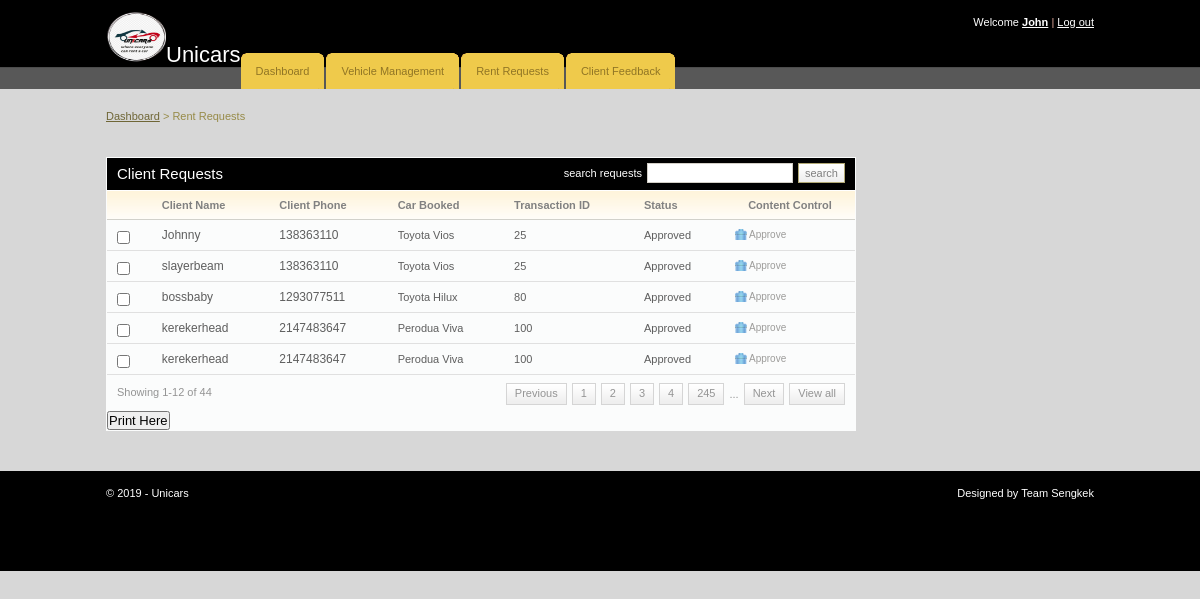
Screenshot of /renter/client_requests.php (signed in) with the database file from the repository.
### tables this page shows
CREATE TABLE `client` (
  `client_id` int(11) NOT NULL,
  `uname` varchar(255) NOT NULL,
  `email` varchar(255) NOT NULL,
  `pass` varchar(11) NOT NULL,
  `phone` int(11) NOT NULL,
  `location` varchar(255) NOT NULL,
  `gender` varchar(255) NOT NULL,
  `car_id` int(11) NOT NULL,
  `status` varchar(255) NOT NULL,
  `OTP` int(4) NOT NULL,
  `fullname` text NOT NULL,
  `transaction_id` varchar(255) NOT NULL,
  `Acc_Balance` int(11) NOT NULL,
  `dtime` varchar(255) NOT NULL,
  `hours` int(255) NOT NULL
);

CREATE TABLE `cars` (
  `car_id` int(11) NOT NULL,
  `car_name` varchar(255) NOT NULL,
  `car_type` enum('hatchback','sedan','pickup','SUV','MPV','others') DEFAULT NULL,
  `image` text NOT NULL,
  `hire_cost` int(11) NOT NULL,
  `capacity` int(11) NOT NULL,
  `status` varchar(255) NOT NULL
);

### renter/client_requests.php (the view, shortened to what this page needs)
<!DOCTYPE html PUBLIC "-//W3C//DTD XHTML 1.0 Transitional//EN" "http://www.w3.org/TR/xhtml1/DTD/xhtml1-transitional.dtd">
<html xmlns="http://www.w3.org/1999/xhtml">
<head>
	<link rel="stylesheet" href="css/style.css" type="text/css" media="all" />
</head>
<body>
<div id="header">
	<div class="shell">
		<?php
			include 'menu.php';
		?>
	</div>
</div>
<div id="container">
	<div class="shell">
		<div class="small-nav">
			<a href="index.php">Dashboard</a>
			<span>&gt;</span>
			Rent Requests
		</div>
		<br />
		<div id="main">
			<div id="content">
				<div class="box">
					<div class="box-head">
						<h2 class="left">Client Requests</h2>
						<div class="right">
							<label>search requests</label>
							<input type="text" class="field small-field" />
							<input type="submit" class="button" value="search" />
						</div>
					</div>
					<div class="table">
						<table width="100%" border="0" cellspacing="0" cellpadding="0">
							<tr>
								<th></th>
								<th>Client Name</th>
								<th>Client Phone</th>
								<th>Car Booked</th>
								<th>Transaction ID</th>
								<th>Status</th>
								<th width="110" class="ac">Content Control</th>
							</tr>
							<?php
								include '../includes/config.php';
								$select = "SELECT client.client_id,client.uname,client.phone,cars.car_name,cars.hire_cost,client.status FROM client JOIN cars ON client.car_id=cars.car_id";
								$result = $conn->query($select);
								while($row = $result->fetch_assoc()){
							?>
							<tr>
								<td><input type="checkbox" class="checkbox" /></td>
								<td><h3><?php echo $row['uname'] ?></a></h3></td>
								<td><h3><?php echo $row['phone'] ?></a></h3></td>
								<td><?php echo $row['car_name'] ?></td>
								<td><?php echo $row['hire_cost'] ?></a></td>
								<td><?php echo $row['status'] ?></a></td>
								<td><a href="javascript:sureToApprove(<?php echo $row['client_id'];?>)" class="ico del">Approve</a></td>
							</tr>
							<?php
								}
							?>
						</table>
						<div class="pagging">
							<div class="left">Showing 1-12 of 44</div>
							<div class="right">
								<a href="#">Previous</a>
								<a href="#">1</a>
								<a href="#">2</a>
								<a href="#">3</a>
								<a href="#">4</a>
								<a href="#">245</a>
								<span>...</span>
								<a href="#">Next</a>
								<a href="#">View all</a>
							</div>
						</div>
					</div>
					<h2><input type="submit" onclick="window.print()" value="Print Here" /></h2>
				</div>
			</div>
		</div>
	</div>
</div>
<div id="footer">
	<div class="shell">
		<span class="left">&copy; <?php echo date("Y");?> - Unicars</span>
		<span class="right">
			Designed by Team Sengkek</a>
		</span>
	</div>
</div>
</body>
</html>

### renter/menu.php (shortened to what this page needs)
<div id="top">
			<h1><a href="dashboard.php"><img src="img/lg1.png" width="60" height="50">Unicars</a></h1>
			<div id="top-navigation">
				Welcome <a href="#"><strong><?php echo $_SESSION['uname']?></strong></a>
				<span>|</span>
				<a href="logout.php">Log out</a>
			</div>
		</div>
<div id="navigation">
			<ul>
			    <li><a href="dashboard.php"><span>Dashboard</span></a></li>
			    <li><a href="add_vehicles.php"><span>Vehicle Management</span></a></li>
			    <li><a href="client_requests.php"><span>Rent Requests</span></a></li>
			    <li><a href="index.php"><span>Client Feedback</span></a></li>
			</ul>
		</div>

### renter/css/style.css (style rules this page uses)
* { padding:0; margin:0; outline:0; }
body { background:#a5a5a570; font-family: Verdana, sans-serif; font-size:11px; line-height:14px; color:#5e5e5e; }
input, textarea, select { font-family: Verdana, sans-serif; font-size:13px; }
.field { border:solid 1px #d3cfc7; background:#fff; padding:5px; }
.small-field { border:solid 1px #d3cfc7; background:#fff; padding:3px 1px; font-size:11px; }
.checkbox { width:13px; height:13px; vertical-align:top; position:relative; top:2px; }
.button { background:#eee url(images/button.gif) repeat-x 0 0; border:solid 1px #b1a874; color:#7f7f7f; font-size:11px; padding:2px 6px 2px 6px; cursor:pointer; line-height:14px !important; }
a img { border:0; }
a { color:#000000; text-decoration: underline; cursor:pointer; }
.left, .alignleft { float:left; display:inline; }
.right, .alignright { float:right; display:inline; }
.ac { text-align: center !important; }
h1 { font-size:22px; line-height:24px; color:#fff; font-weight: normal; }
h1 a { color:#fff; text-decoration: none; }
h2 { font-size:15px; font-weight: normal; }
h3 { font-size:12px; line-height:14px; font-weight: normal; }
.shell { width:988px; margin:0 auto; }
#header { height:89px; background:url(images/header.gif); white-space:nowrap; }
#header h1 { float:left; display:inline; padding-top:12px; }
#top-navigation { float:right; white-space:nowrap; color:#fff; padding-top:15px; }
#top-navigation a { color:#fff; }
#top-navigation span { color:#dca598; }
#top { height:53px; }
#navigation { height:36px; }
#navigation ul { list-style-type: none; }
#navigation ul li { float:left; display:inline; margin-right:2px; }
#navigation ul li a, #navigation ul li a span { float:left; height:36px; background:url(images/tab.gif) no-repeat 0 0; padding:0 0 0 15px; }
#navigation ul li a span { background-position:right 0; padding:0 15px 0 0; }
#navigation ul li a { line-height:36px; color:#907525; text-decoration: none; }
#container { padding:20px 0; }
.small-nav { color:#978b48; padding-bottom:20px; }
.small-nav a { color:#6f6636; }
#content { float:left; width:750px; }
.table th { background:#fffdfa url(images/th.gif) repeat-x 0 0; color:#818181; text-align: left; padding:7px 10px; border-bottom:solid 1px #d2d1cb; }
.table td { background:#fbfcfc; border-bottom:solid 1px #e0e0e0; padding:8px 10px; }
.box { background:#fbfcfc; height:100%; padding:1px; margin-bottom:20px; }
.box-head { background:#000000; height:32px; color:#fff; padding: 0 10px; line-height:32px; white-space:nowrap; border-bottom:solid 1px #fff; }
.box-head .right { padding-top:5px; line-height:13px; }
.box-head .right label, .box-head .right input { float:left; }
.box-head .right label { padding:4px 0 0 0; }
.box-head .right input { margin-left:5px; }
.pagging { height:20px; padding:8px 10px; line-height:19px; color:#949494; }
.pagging a { background:url(images/pagging.gif) repeat-x 0 0; height:20px; float:left; padding:0 8px; border:solid 1px #d5d5d5; text-decoration: none; color:#949494; margin-left:5px; }
.pagging span { float:left; margin-left:5px; padding-top:2px; }
a.ico { color:#9d9c9a; font-size:10px; text-decoration: none; padding:0 0 0 14px; background-repeat:no-repeat; background-position:0 0; }
a.del { background-image:url(images/del.gif) }
#footer { height:100px; background:url(images/footer.gif); line-height:44px; color:#fff; }

### rows the page displays
client: uname "Johnny", phone "138363110", car.car_name "Toyota Vios", car.hire_cost "25", status "Approved"
client: uname "slayerbeam", phone "138363110", car.car_name "Toyota Vios", car.hire_cost "25", status "Approved"
client: uname "bossbaby", phone "1293077511", car.car_name "Toyota Hilux", car.hire_cost "80", status "Approved"
client: uname "kerekerhead", phone "2147483647", car.car_name "Perodua Viva", car.hire_cost "100", status "Approved"
client: uname "kerekerhead", phone "2147483647", car.car_name "Perodua Viva", car.hire_cost "100", status "Approved"

### other values shown
$_SESSION['uname'] "John"
